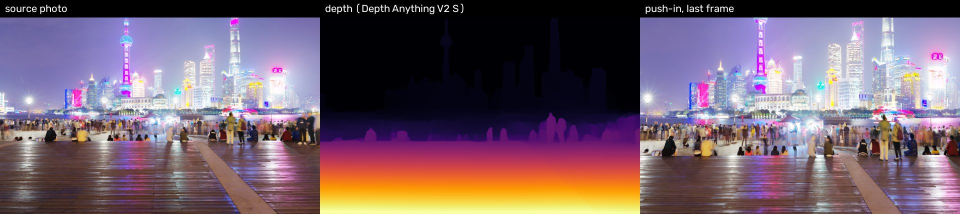
#> input picture Shanghai_Film/13_Project_Documentation/pipeline_test/02_depth_parallax.jpg, 1920 x 427 px (shown at 1/2 size)
$ python depth_parallax.py depth ../../Shanghai_Film/13_Project_Documentation/pipeline_test/02_depth_parallax.jpg --out out.png
#> lines starting #> are read from the running program, lines starting #| are printed output that depends on the picture
#!/usr/bin/env python3
"""Still photo -> monocular depth -> 2.5D virtual camera move (CPU).

    depth_parallax.py depth  PHOTO --out depth.png                      16-bit depth map (white = near)
    depth_parallax.py move   PHOTO --out shot.mov [--depth depth.png]
                             [--move push|truck|crane|orbit] [--strength 0.04] [--seconds 5] [--fps 24]
                             [--size 1920x1080] [--codec prores|h264]

Depth: Depth Anything V2 Small (Apache-2.0, ONNX). Relative depth only: the move is a *plate* effect,
so keep strengths modest (0.02-0.06) or edges stretch. Large moves need a proper layered matte +
background fill (08_VFX_Compositing) or an AI image-to-video pass.

The warp is a backward map with fixed-point iteration on a dilated, edge-aware-smoothed depth, so
near objects keep their silhouette and the background stretches behind them rather than tearing.
"""
from __future__ import annotations

import argparse
import sys
from pathlib import Path

import cv2
import numpy as np
import onnxruntime as ort

sys.path.insert(0, str(Path(__file__).parent))
from common import BT709_TAGS, FFMPEG, MODELS, TAG709, guided_filter  # noqa: E402

MODEL = MODELS / "depth_anything_v2_small.onnx"


def estimate_depth(img_bgr: np.ndarray, size: int = 518) -> np.ndarray:
    """Relative inverse depth in [0,1], 1 = nearest, at the input resolution."""
#> called with size = 518
    h, w = img_bgr.shape[:2]
#> h = 427; w = 1920
    rgb = cv2.cvtColor(img_bgr, cv2.COLOR_BGR2RGB).astype(np.float32) / 255.0
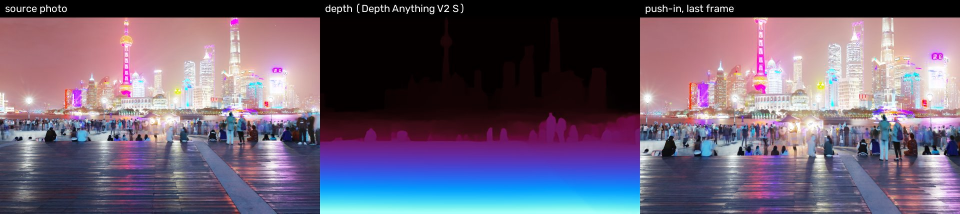
#> rgb: shape (427, 1920, 3) float32 (shown at 1/2 size); mean B, G, R 0.453, 0.371, 0.423
#> img_bgr is the input picture: shape (427, 1920, 3); mean B, G, R 107.9, 94.5, 115.6
    s = size / max(h, w)
#> s = 0.27
    nh, nw = max(14, int(round(h * s / 14)) * 14), max(14, int(round(w * s / 14)) * 14)
#> nh = 112; nw = 518
    x = cv2.resize(rgb, (nw, nh), interpolation=cv2.INTER_CUBIC)
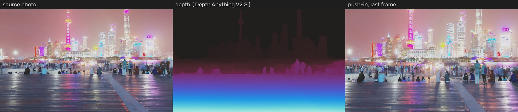
#> x: shape (112, 518, 3) float32; mean B, G, R 0.453, 0.37, 0.423; drawn with min black and max white
    x = (x - [0.485, 0.456, 0.406]) / [0.229, 0.224, 0.225]
    x = x.transpose(2, 0, 1)[None].astype(np.float32)
#> (the run stopped early here; a loop or call above may not have finished)

$ run again, on Shanghai_Film/13_Project_Documentation/pipeline_test/05_matte_composite.jpg
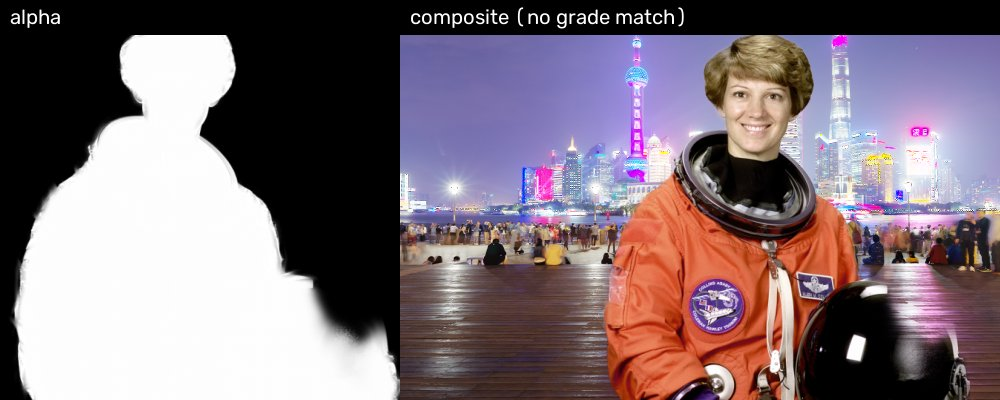
#> input picture Shanghai_Film/13_Project_Documentation/pipeline_test/05_matte_composite.jpg, 1000 x 400 px
#> h = 400; w = 1000
#> in estimate_depth, `rgb = cv2.cvtColor(img_bgr, cv2.COLOR_BGR2RGB).astype(np.float32) / 25..`:
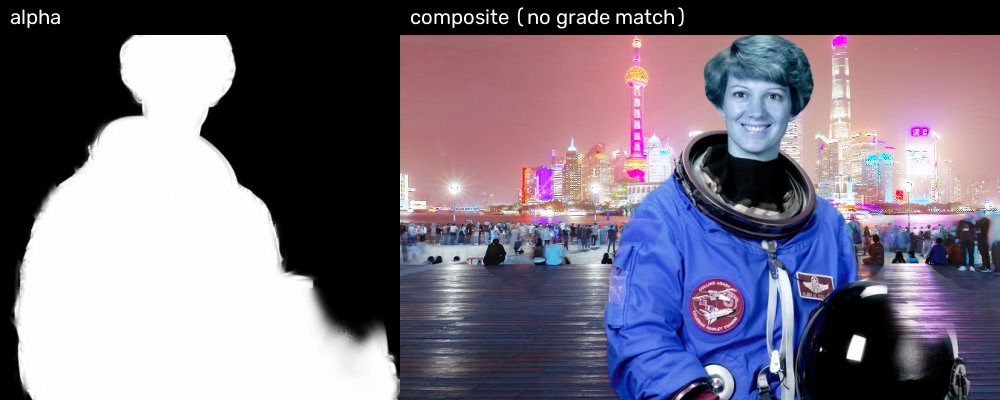
#> rgb: shape (400, 1000, 3) float32; mean B, G, R 0.499, 0.44, 0.472
#> in estimate_depth, img_bgr is the input picture: shape (400, 1000, 3); mean B, G, R 120.4, 112.2, 127.3
#> s = 0.518
#> nh = 210; nw = 518
#> in estimate_depth, `x = cv2.resize(rgb, (nw, nh), interpolation=cv2.INTER_CUBIC)`:
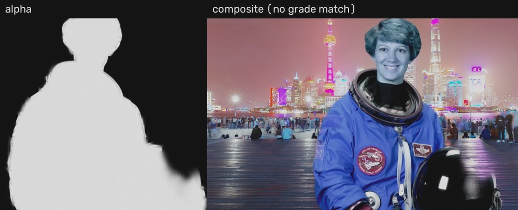
#> x: shape (210, 518, 3) float32; mean B, G, R 0.5, 0.441, 0.473; drawn with min black and max white

$ run again, on Shanghai_Film/13_Project_Documentation/pipeline_test/06_blender_cgi_integration.jpg
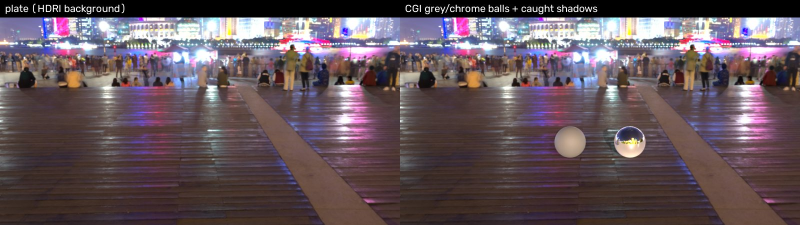
#> input picture Shanghai_Film/13_Project_Documentation/pipeline_test/06_blender_cgi_integration.jpg, 1600 x 450 px (shown at 1/2 size)
#> h = 450; w = 1600
#> in estimate_depth, `rgb = cv2.cvtColor(img_bgr, cv2.COLOR_BGR2RGB).astype(np.float32) / 25..`:
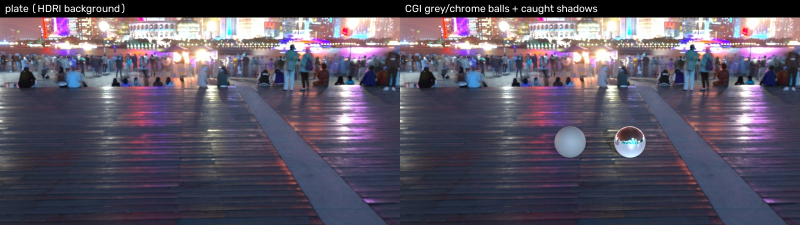
#> rgb: shape (450, 1600, 3) float32 (shown at 1/2 size); mean B, G, R 0.389, 0.329, 0.355
#> in estimate_depth, img_bgr is the input picture: shape (450, 1600, 3); mean B, G, R 90.4, 83.7, 99.1
#> s = 0.324
#> nh = 140; nw = 518
#> in estimate_depth, `x = cv2.resize(rgb, (nw, nh), interpolation=cv2.INTER_CUBIC)`:
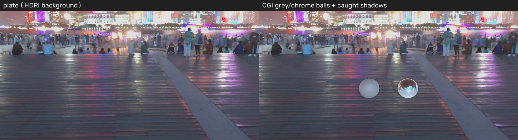
#> x: shape (140, 518, 3) float32; mean B, G, R 0.388, 0.328, 0.354; drawn with min black and max white

$ run again, on Shanghai_Film/13_Project_Documentation/pipeline_test/07_remotion_title_overlay.jpg
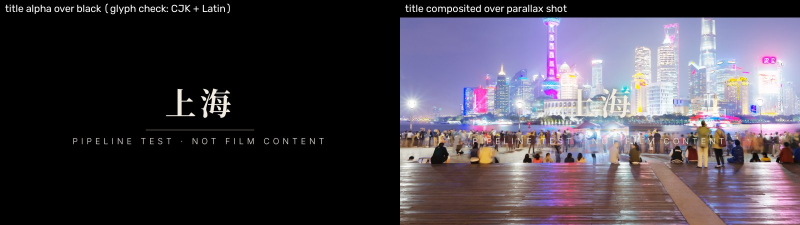
#> input picture Shanghai_Film/13_Project_Documentation/pipeline_test/07_remotion_title_overlay.jpg, 1600 x 450 px (shown at 1/2 size)
#> h = 450; w = 1600
#> in estimate_depth, `rgb = cv2.cvtColor(img_bgr, cv2.COLOR_BGR2RGB).astype(np.float32) / 25..`:
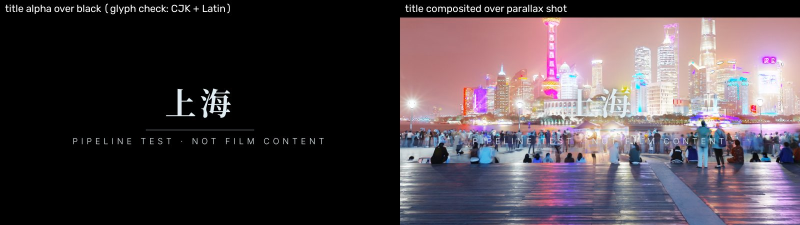
#> rgb: shape (450, 1600, 3) float32 (shown at 1/2 size); mean B, G, R 0.285, 0.261, 0.3
#> in estimate_depth, img_bgr is the input picture: shape (450, 1600, 3); mean B, G, R 76.6, 66.6, 72.7
#> s = 0.324
#> nh = 140; nw = 518
#> in estimate_depth, `x = cv2.resize(rgb, (nw, nh), interpolation=cv2.INTER_CUBIC)`:
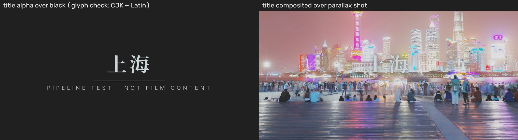
#> x: shape (140, 518, 3) float32; mean B, G, R 0.285, 0.261, 0.3; drawn with min black and max white
